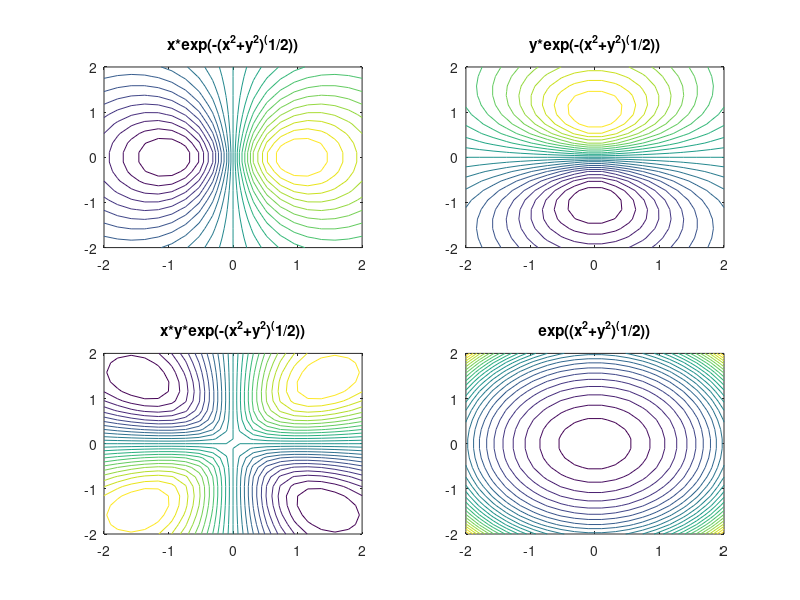

The MATLAB script that drew this image:
%% Question 1
% https://i.imgur.com/tDhWEuW.png
% https://i.imgur.com/MgweZWC.png
x=linspace(-2,2,20); y=linspace(-2,2,20);
[X,Y]=meshgrid(x,y);

%Nivåkurva 3
f=@(x,y)(2*x.^2-5*y.^2)
Z=f(X,Y);
subplot(2,2,1)
contour(X,Y,Z,20)
title('2*x^2-5*y^2')

%Nivåkurva 2
f=@(x,y)(3*x.^2+7*y.^2)
Z=f(X,Y);
subplot(2,2,2)
contour(X,Y,Z,20)
title('3*x^2+7*y^2')

%Nivåkurva 1
f=@(x,y)(2*x-5*y-3)
Z=f(X,Y);
subplot(2,2,3)
contour(X,Y,Z,20)
title('2*x-5*y-3')

%Nivåkurva 4
f=@(x,y)(2*y-5*x-3)
Z=f(X,Y);
subplot(2,2,4)
contour(X,Y,Z,20)
title('2*y-5*x-3')

%% Question 2
% https://i.imgur.com/CNgoKFa.png
% https://i.imgur.com/ziTDEQI.png

f=@(x,y)(x.^2+1).^(3/4)
x=linspace(-1,1,20); y=linspace(-1,1,20);
[X,Y]=meshgrid(x,y);
Z=f(X,Y);
contour(X,Y,Z,20)

%% Question 2
% https://i.imgur.com/JToTcH0.png
x=linspace(-2,2,20); y=linspace(-2,2,20);
[X,Y]=meshgrid(x,y);

f=@(x,y)(x.*exp(-(x.^2+y.^2).^(1/2)))
Z=f(X,Y);
subplot(2,2,1)
contour(X,Y,Z,25)
title('x*exp(-(x^2+y^2)^(1/2))')

f=@(x,y)(y.*exp(-(x.^2+y.^2).^(1/2)))
Z=f(X,Y);
subplot(2,2,2)
contour(X,Y,Z,25)
title('y*exp(-(x^2+y^2)^(1/2))')

f=@(x,y)(x.*y.*exp(-(x.^2+y.^2).^(1/2)))
Z=f(X,Y);
subplot(2,2,3)
contour(X,Y,Z,25)
title('x*y*exp(-(x^2+y^2)^(1/2))')

% Rätt svar/funktion
f=@(x,y)(exp((x.^2+y.^2).^(1/2)))
Z=f(X,Y);
subplot(2,2,4)
contour(X,Y,Z,25)
title('exp((x^2+y^2)^(1/2))')
